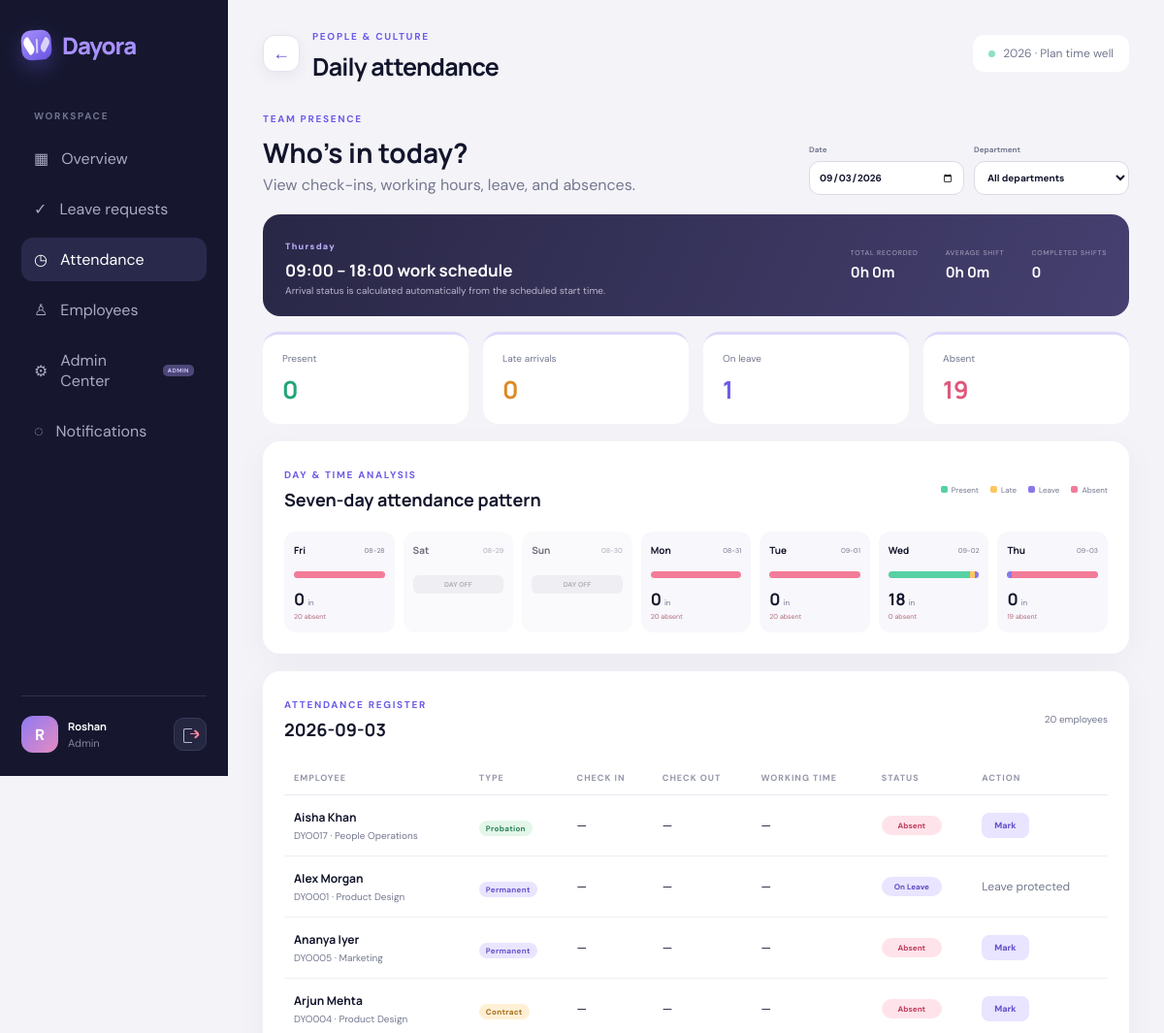
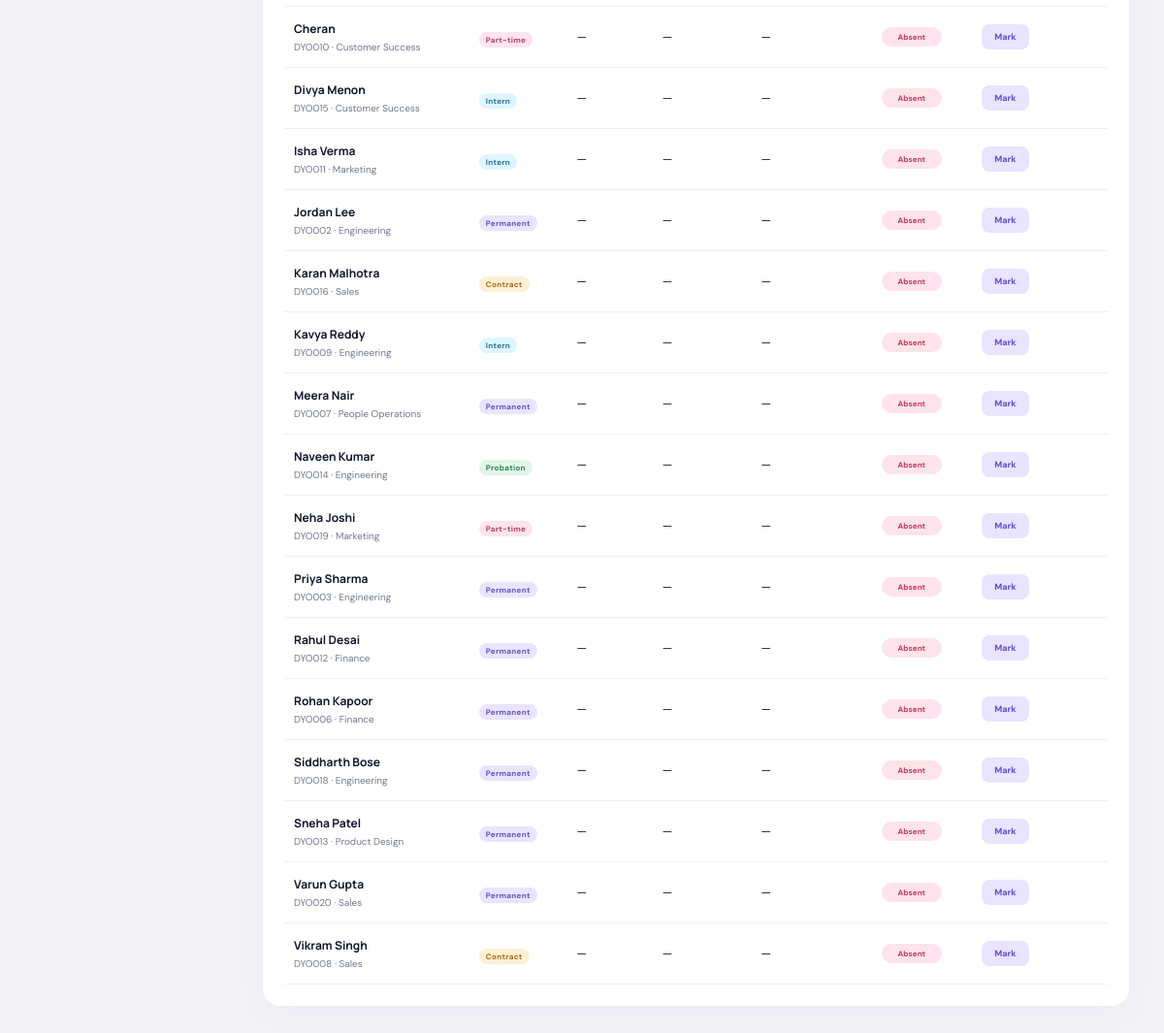
Page /admin/attendance (signed in) on the committed database (2 pictures, top to bottom).
### tables this page shows
CREATE TABLE work_schedule (
            weekday INTEGER PRIMARY KEY,
            day_name TEXT NOT NULL,
            start_time TEXT,
            end_time TEXT,
            is_working_day INTEGER NOT NULL DEFAULT 1
        );

CREATE TABLE users (
            id INTEGER PRIMARY KEY AUTOINCREMENT, username TEXT UNIQUE NOT NULL,
            password TEXT NOT NULL, full_name TEXT NOT NULL, email TEXT NOT NULL,
            department TEXT NOT NULL, role TEXT NOT NULL DEFAULT 'EMPLOYEE',
            annual_balance INTEGER NOT NULL DEFAULT 18, sick_balance INTEGER NOT NULL DEFAULT 10,
            casual_balance INTEGER NOT NULL DEFAULT 8, active INTEGER NOT NULL DEFAULT 1
        , employee_code TEXT, employment_type TEXT NOT NULL DEFAULT 'Permanent');

### app.py (the view)
@app.get("/admin/attendance")
@login_required("ADMIN")
def attendance():
    selected_date = request.args.get("date", date.today().isoformat())
    try: selected_day = date.fromisoformat(selected_date)
    except ValueError: selected_day = date.today(); selected_date = selected_day.isoformat()
    department = request.args.get("department", "ALL")
    departments = [row["department"] for row in db().execute("SELECT DISTINCT department FROM users WHERE role='EMPLOYEE' ORDER BY department").fetchall()]
    if department not in departments: department = "ALL"
    query = """SELECT u.employee_code,u.full_name,u.department,u.employment_type,
        a.check_in,a.check_out,a.status,
        EXISTS(SELECT 1 FROM leave_requests l WHERE l.employee_id=u.id AND l.status='APPROVED' AND l.start_date<=? AND l.end_date>=?) on_leave
        FROM users u LEFT JOIN attendance a ON a.employee_id=u.id AND a.attendance_date=?
        WHERE u.role='EMPLOYEE'"""
    params = [selected_date, selected_date, selected_date]
    if department != "ALL": query += " AND u.department=?"; params.append(department)
    query += " ORDER BY u.full_name"
    records = []
    for row in db().execute(query, params).fetchall():
        item = dict(row)
        item["display_status"] = "ON LEAVE" if item["on_leave"] else (item["status"] or "ABSENT")
        item["duration"] = "—"
        if item["check_in"] and item["check_out"]:
            start_time = datetime.strptime(item["check_in"], "%H:%M:%S")
            end_time = datetime.strptime(item["check_out"], "%H:%M:%S")
            minutes = max(0, int((end_time - start_time).total_seconds() // 60))
            item["duration"] = f"{minutes // 60}h {minutes % 60}m"
        records.append(item)
    summary = {key: sum(1 for row in records if row["display_status"] == key) for key in ("PRESENT", "LATE", "ABSENT", "ON LEAVE")}
    schedule = db().execute("SELECT * FROM work_schedule WHERE weekday=?", (selected_day.weekday(),)).fetchone()
    worked_minutes = 0
    completed_shifts = 0
    for row in records:
        if row["check_in"] and row["check_out"]:
            start_time = datetime.strptime(row["check_in"], "%H:%M:%S")
            end_time = datetime.strptime(row["check_out"], "%H:%M:%S")
            worked_minutes += max(0, int((end_time - start_time).total_seconds() // 60)); completed_shifts += 1
    time_summary = {
        "total": f"{worked_minutes // 60}h {worked_minutes % 60}m",
        "average": f"{worked_minutes // completed_shifts // 60}h {worked_minutes // completed_shifts % 60}m" if completed_shifts else "0h 0m",
        "completed": completed_shifts,
    }
    employee_condition = " AND u.department=?" if department != "ALL" else ""
    employee_params = [department] if department != "ALL" else []
    total_employees = db().execute("SELECT COUNT(*) FROM users u WHERE u.role='EMPLOYEE'" + employee_condition, employee_params).fetchone()[0]
    analysis = []
    for offset in range(6, -1, -1):
        analysis_day = selected_day - timedelta(days=offset)
        day_text = analysis_day.isoformat()
        day_schedule = db().execute("SELECT * FROM work_schedule WHERE weekday=?", (analysis_day.weekday(),)).fetchone()
        status_rows = db().execute("""SELECT a.status,COUNT(*) total FROM attendance a JOIN users u ON u.id=a.employee_id
            WHERE a.attendance_date=?""" + employee_condition + " GROUP BY a.status", [day_text] + employee_params).fetchall()
        counts = {row["status"]: row["total"] for row in status_rows}
        leave_count = db().execute("""SELECT COUNT(DISTINCT l.employee_id) FROM leave_requests l JOIN users u ON u.id=l.employee_id
            WHERE l.status='APPROVED' AND l.start_date<=? AND l.end_date>=?""" + employee_condition,
            [day_text, day_text] + employee_params).fetchone()[0]
        marked = sum(counts.values())
        absent = max(0, total_employees - marked - leave_count) if day_schedule["is_working_day"] else 0
        analysis.append({"date": day_text, "label": analysis_day.strftime("%a"), "working": day_schedule["is_working_day"],
                         "present": counts.get("PRESENT", 0), "late": counts.get("LATE", 0),
                         "absent": absent, "leave": leave_count, "total": total_employees})
    return render_template("attendance.html", records=records, summary=summary, departments=departments,
                           selected_department=department, selected_date=selected_date, schedule=schedule,
                           time_summary=time_summary, analysis=analysis)

### app.py (called while the page is built)
def db():
    if "db" not in g:
        g.db = sqlite3.connect(app.config["DATABASE"])
        g.db.row_factory = sqlite3.Row
        g.db.execute("PRAGMA foreign_keys = ON")
    return g.db

def login_required(role=None):
    def decorator(view):
        @wraps(view)
        def wrapped(*args, **kwargs):
            if not session.get("user_id"):
                return redirect(url_for("login"))
            if role and session.get("role") != role:
                flash("You do not have access to that page.", "error")
                return redirect(url_for("dashboard"))
            return view(*args, **kwargs)
        return wrapped
    return decorator

@app.context_processor
def globals_for_templates():
    unread = 0
    if session.get("user_id"):
        unread = db().execute("SELECT COUNT(*) FROM notifications WHERE user_id=? AND is_read=0", (session["user_id"],)).fetchone()[0]
    hour = datetime.now().hour
    time_greeting = "Good morning" if 5 <= hour < 12 else "Good afternoon" if 12 <= hour < 17 else "Good evening" if 17 <= hour < 21 else "Good night"
    return {"current_year": date.today().year, "unread_count": unread, "time_greeting": time_greeting}

### templates/attendance.html (shortened to what this page needs)
{% extends 'base.html' %}
{% block heading %}Daily attendance{% endblock %}
{% block content %}
<section class="attendance-head"><div><span class="overline">TEAM PRESENCE</span><h2>Who’s in today?</h2><p>View check-ins, working hours, leave, and absences.</p></div><form method="get" class="attendance-filters"><label>Date<input type="date" name="date" value="{{selected_date}}" onchange="this.form.submit()"></label><label>Department<select name="department" onchange="this.form.submit()"><option value="ALL">All departments</option>{% for department in departments %}<option value="{{department}}" {{'selected' if department==selected_department}}>{{department}}</option>{% endfor %}</select></label></form></section>
<section class="schedule-banner {{'non-working' if not schedule.is_working_day}}"><div><span class="schedule-day">{{schedule.day_name}}</span><h3>{% if schedule.is_working_day %}{{schedule.start_time}} – {{schedule.end_time}} work schedule{% else %}Non-working day{% endif %}</h3><p>Arrival status is calculated automatically from the scheduled start time.</p></div><div class="time-analysis"><div><span>TOTAL RECORDED</span><b>{{time_summary.total}}</b></div><div><span>AVERAGE SHIFT</span><b>{{time_summary.average}}</b></div><div><span>COMPLETED SHIFTS</span><b>{{time_summary.completed}}</b></div></div></section>
<section class="attendance-summary"><article><span>Present</span><b class="green">{{summary.PRESENT}}</b></article><article><span>Late arrivals</span><b class="orange">{{summary.LATE}}</b></article><article><span>On leave</span><b class="purple-number">{{summary['ON LEAVE']}}</b></article><article><span>Absent</span><b class="pink">{{summary.ABSENT}}</b></article></section>
<article class="card weekly-analysis"><div class="card-head"><div><span class="overline">DAY & TIME ANALYSIS</span><h3>Seven-day attendance pattern</h3></div><div class="analysis-legend"><span class="legend-present">Present</span><span class="legend-late">Late</span><span class="legend-leave">Leave</span><span class="legend-absent">Absent</span></div></div><div class="day-analysis-grid">{% for day in analysis %}<div class="analysis-day {{'day-off' if not day.working}}"><div class="analysis-label"><b>{{day.label}}</b><span>{{day.date[5:]}}</span></div>{% if day.working %}<div class="stacked-bar"><i class="bar-present" style="--size:{{day.present}}"></i><i class="bar-late" style="--size:{{day.late}}"></i><i class="bar-leave" style="--size:{{day.leave}}"></i><i class="bar-absent" style="--size:{{day.absent}}"></i></div><div class="analysis-numbers"><b>{{day.present + day.late}}</b><span>in</span><small>{{day.absent}} absent</small></div>{% else %}<div class="off-label">DAY OFF</div>{% endif %}</div>{% endfor %}</div></article>
<article class="card"><div class="card-head"><div><span class="overline">ATTENDANCE REGISTER</span><h3>{{selected_date}}</h3></div><span class="register-count">{{records|length}} employees</span></div><div class="table-wrap"><table><thead><tr><th>EMPLOYEE</th><th>TYPE</th><th>CHECK IN</th><th>CHECK OUT</th><th>WORKING TIME</th><th>STATUS</th><th>ACTION</th></tr></thead><tbody>{% for row in records %}<tr><td><strong>{{row.full_name}}</strong><small>{{row.employee_code}} · {{row.department}}</small></td><td><span class="employment-type type-{{row.employment_type|lower|replace(' ','-')}}">{{row.employment_type}}</span></td><td>{{row.check_in or '—'}}</td><td>{{row.check_out or '—'}}</td><td>{{row.duration}}</td><td><span class="attendance-pill attendance-{{row.display_status|lower|replace(' ','-')}}">{{row.display_status|title}}</span></td><td>{% if row.on_leave %}<span class="muted">Leave protected</span>{% else %}<button type="button" class="action-mark" data-mark-attendance data-code="{{row.employee_code}}" data-name="{{row.full_name}}" data-status="{{row.status or 'PRESENT'}}" data-check-in="{{row.check_in or ''}}" data-check-out="{{row.check_out or ''}}">{{'Edit' if row.status else 'Mark'}}</button>{% endif %}</td></tr>{% endfor %}</tbody></table></div></article>
{% endblock %}

### static/css/style.css (style rules this page uses)
:root { --ink:#12152b;--muted:#73788f;--line:#e8e8f0;--bg:#f4f3f8;--purple:#6c5ce7;--purple2:#8f79f3;--mint:#8de0c3;--amber:#ffd58a;--pink:#ff7f9f;--white:#fff;--shadow:0 18px 55px rgba(37,30,84,.08) }
* { box-sizing:border-box }
body { margin:0;font-family:'DM Sans',sans-serif;color:var(--ink);background:var(--bg) }
h1,h2,h3,b,strong,.logo { font-family:Manrope,sans-serif }
button,input,select,textarea { font:inherit }
.workspace,.overline,.eyebrow { font-size:10px;font-weight:700;letter-spacing:1.7px }
.eyebrow,.overline { color:var(--purple) }
.card { background:#fff;border-radius:18px;padding:22px;box-shadow:0 8px 35px rgba(31,28,69,.04) }
.card-head { display:flex;justify-content:space-between;align-items:center;margin-bottom:16px }
.card-head h3,.notifications h3 { margin:5px 0;font-size:18px }
.table-wrap { overflow:auto }
table { width:100%;border-collapse:collapse;font-size:12px }
th { text-align:left;color:#9497a9;font-size:9px;letter-spacing:1px;padding:11px 10px;border-bottom:1px solid var(--line) }
td { padding:14px 10px;border-bottom:1px solid #f0eff4 }
td strong,td small { display:block }
td small { color:var(--muted);margin-top:4px }
.orange { color:#db8c27 }
.green { color:#24a47b }
.pink { color:#df5779 }
.muted { color:var(--muted) }
label { font-size:11px;font-weight:700;display:grid;gap:7px }
input,select,textarea { width:100%;border:1px solid #dcdae5;background:#fbfafd;border-radius:11px;padding:12px;outline:none;color:var(--ink) }

### rows in the picture
work_schedule: day_name "Thursday", start_time "09:00", end_time "18:00"
users: full_name "Aisha Khan", employee_code "DYO017", department "People Operations", employment_type "Probation", check_in "—", check_out "—", duration "—", display_status "Absent", status "Mark"
users: full_name "Alex Morgan", employee_code "DYO001", department "Product Design", employment_type "Permanent", check_in "—", check_out "—", duration "—", display_status "On Leave", shows "Leave protected"
users: full_name "Ananya Iyer", employee_code "DYO005", department "Marketing", employment_type "Permanent", check_in "—", check_out "—", duration "—", display_status "Absent", status "Mark"
users: full_name "Arjun Mehta", employee_code "DYO004", department "Product Design", employment_type "Contract", check_in "—", check_out "—", duration "—", display_status "Absent", status "Mark"
users: full_name "Cheran", employee_code "DYO010", department "Customer Success", employment_type "Part-time", check_in "—", check_out "—", duration "—", display_status "Absent", status "Mark"
users: full_name "Divya Menon", employee_code "DYO015", department "Customer Success", employment_type "Intern", check_in "—", check_out "—", duration "—", display_status "Absent", status "Mark"
users: full_name "Isha Verma", employee_code "DYO011", department "Marketing", employment_type "Intern", check_in "—", check_out "—", duration "—", display_status "Absent", status "Mark"
users: full_name "Jordan Lee", employee_code "DYO002", department "Engineering", employment_type "Permanent", check_in "—", check_out "—", duration "—", display_status "Absent", status "Mark"
users: full_name "Karan Malhotra", employee_code "DYO016", department "Sales", employment_type "Contract", check_in "—", check_out "—", duration "—", display_status "Absent", status "Mark"
users: full_name "Kavya Reddy", employee_code "DYO009", department "Engineering", employment_type "Intern", check_in "—", check_out "—", duration "—", display_status "Absent", status "Mark"
users: full_name "Meera Nair", employee_code "DYO007", department "People Operations", employment_type "Permanent", check_in "—", check_out "—", duration "—", display_status "Absent", status "Mark"
users: full_name "Naveen Kumar", employee_code "DYO014", department "Engineering", employment_type "Probation", check_in "—", check_out "—", duration "—", display_status "Absent", status "Mark"
users: full_name "Neha Joshi", employee_code "DYO019", department "Marketing", employment_type "Part-time", check_in "—", check_out "—", duration "—", display_status "Absent", status "Mark"
users: full_name "Priya Sharma", employee_code "DYO003", department "Engineering", employment_type "Permanent", check_in "—", check_out "—", duration "—", display_status "Absent", status "Mark"
users: full_name "Rahul Desai", employee_code "DYO012", department "Finance", employment_type "Permanent", check_in "—", check_out "—", duration "—", display_status "Absent", status "Mark"
users: full_name "Rohan Kapoor", employee_code "DYO006", department "Finance", employment_type "Permanent", check_in "—", check_out "—", duration "—", display_status "Absent", status "Mark"
users: full_name "Siddharth Bose", employee_code "DYO018", department "Engineering", employment_type "Permanent", check_in "—", check_out "—", duration "—", display_status "Absent", status "Mark"
users: full_name "Sneha Patel", employee_code "DYO013", department "Product Design", employment_type "Permanent", check_in "—", check_out "—", duration "—", display_status "Absent", status "Mark"
users: full_name "Varun Gupta", employee_code "DYO020", department "Sales", employment_type "Permanent", check_in "—", check_out "—", duration "—", display_status "Absent", status "Mark"
users: full_name "Vikram Singh", employee_code "DYO008", department "Sales", employment_type "Contract", check_in "—", check_out "—", duration "—", display_status "Absent", status "Mark"

### other values in the picture
{{ session.name[:1] }} "R"
{{ session.name }} "Roshan"
{{ session.role|title }} "Admin"
{{ time_summary.total }} "0h 0m"
{{ time_summary.average }} "0h 0m"
{{ time_summary.completed }} "0"
{{ summary.PRESENT }} "0"
{{ summary.LATE }} "0"
{{ summary['ON LEAVE'] }} "1"
{{ summary.ABSENT }} "19"
{{ day.label }} "Fri" "Sat" "Sun" "Mon" "Tue" "Wed" "Thu"
{{ day.date[5:] }} "08-28" "08-29" "08-30" "08-31" "09-01" "09-02" "09-03"
{{ day.present + day.late }} "0" "0" "0" "18" "0"
{{ day.absent }} "20" "20" "20" "0" "19"
{{ selected_date }} "2026-09-03"
